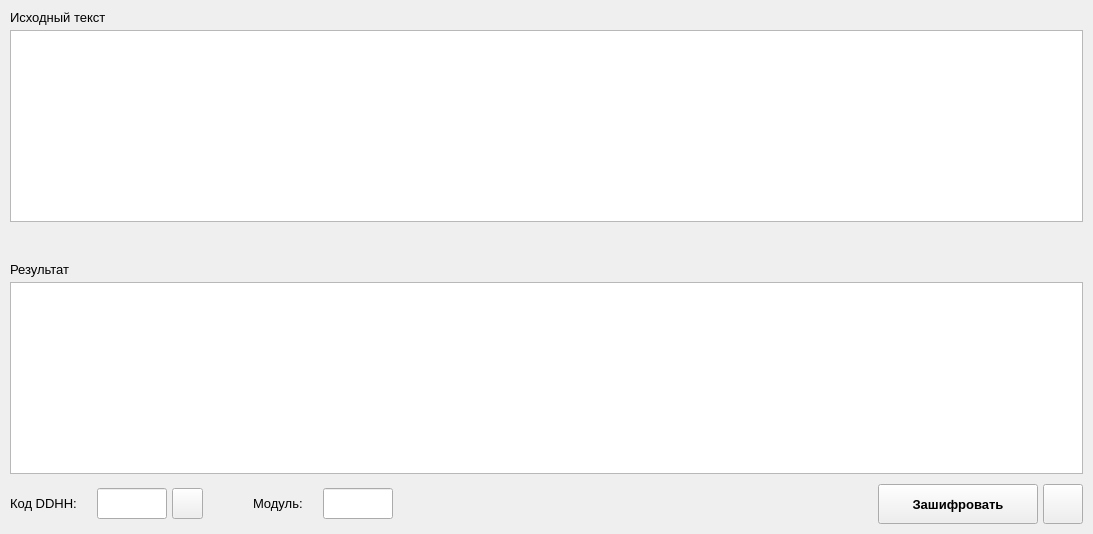
      <widget class="QWidget" name="page_affine_encode">
       <layout class="QGridLayout" name="gridLayout_2">
        <property name="leftMargin">
         <number>0</number>
        </property>
        <property name="topMargin">
         <number>0</number>
        </property>
        <property name="rightMargin">
         <number>0</number>
        </property>
        <property name="bottomMargin">
         <number>0</number>
        </property>
        <property name="spacing">
         <number>0</number>
        </property>
        <item row="1" column="0" colspan="3">
         <layout class="QHBoxLayout" name="horizontalLayout_4">
          <property name="spacing">
           <number>0</number>
          </property>
          <item>
           <spacer name="horizontalSpacer_3">
            <property name="orientation">
             <enum>Qt::Horizontal</enum>
            </property>
            <property name="sizeType">
             <enum>QSizePolicy::Fixed</enum>
            </property>
            <property name="sizeHint" stdset="0">
             <size>
              <width>10</width>
              <height>20</height>
             </size>
            </property>
           </spacer>
          </item>
          <item>
           <layout class="QVBoxLayout" name="verticalLayout_2">
            <property name="spacing">
             <number>0</number>
            </property>
            <item>
             <layout class="QHBoxLayout" name="horizontalLayout">
              <property name="spacing">
               <number>0</number>
              </property>
              <item>
               <widget class="QLabel" name="label">
                <property name="sizePolicy">
                 <sizepolicy hsizetype="Preferred" vsizetype="Preferred">
                  <horstretch>0</horstretch>
                  <verstretch>0</verstretch>
                 </sizepolicy>
                </property>
                <property name="minimumSize">
                 <size>
                  <width>0</width>
                  <height>0</height>
                 </size>
                </property>
                <property name="maximumSize">
                 <size>
                  <width>16777215</width>
                  <height>16777215</height>
                 </size>
                </property>
                <property name="font">
                 <font>
                  <pointsize>10</pointsize>
                 </font>
                </property>
                <property name="text">
                 <string>Исходный текст</string>
                </property>
               </widget>
              </item>
              <item>
               <spacer name="horizontalSpacer_7">
                <property name="orientation">
                 <enum>Qt::Horizontal</enum>
                </property>
                <property name="sizeHint" stdset="0">
                 <size>
                  <width>40</width>
                  <height>0</height>
                 </size>
                </property>
               </spacer>
              </item>
             </layout>
            </item>
            <item>
             <spacer name="verticalSpacer_9">
              <property name="orientation">
               <enum>Qt::Vertical</enum>
              </property>
              <property name="sizeType">
               <enum>QSizePolicy::Fixed</enum>
              </property>
              <property name="sizeHint" stdset="0">
               <size>
                <width>20</width>
                <height>5</height>
               </size>
              </property>
             </spacer>
            </item>
            <item>
             <widget class="QTextEdit" name="affine_encode_source_te">
              <property name="font">
               <font>
                <pointsize>10</pointsize>
               </font>
              </property>
              <property name="cursor" stdset="0">
               <cursorShape>IBeamCursor</cursorShape>
              </property>
             </widget>
            </item>
           </layout>
          </item>
          <item>
           <spacer name="horizontalSpacer_4">
            <property name="orientation">
             <enum>Qt::Horizontal</enum>
            </property>
            <property name="sizeType">
             <enum>QSizePolicy::Fixed</enum>
            </property>
            <property name="sizeHint" stdset="0">
             <size>
              <width>10</width>
              <height>20</height>
             </size>
            </property>
           </spacer>
          </item>
         </layout>
        </item>
        <item row="3" column="0" colspan="3">
         <layout class="QHBoxLayout" name="horizontalLayout_3">
          <property name="spacing">
           <number>0</number>
          </property>
          <item>
           <spacer name="horizontalSpacer_9">
            <property name="orientation">
             <enum>Qt::Horizontal</enum>
            </property>
            <property name="sizeType">
             <enum>QSizePolicy::Fixed</enum>
            </property>
            <property name="sizeHint" stdset="0">
             <size>
              <width>10</width>
              <height>20</height>
             </size>
            </property>
           </spacer>
          </item>
          <item>
           <layout class="QVBoxLayout" name="verticalLayout_3">
            <property name="spacing">
             <number>0</number>
            </property>
            <item>
             <layout class="QHBoxLayout" name="horizontalLayout_2">
              <property name="spacing">
               <number>0</number>
              </property>
              <item>
               <widget class="QLabel" name="label_2">
                <property name="sizePolicy">
                 <sizepolicy hsizetype="Preferred" vsizetype="Preferred">
                  <horstretch>0</horstretch>
                  <verstretch>0</verstretch>
                 </sizepolicy>
                </property>
                <property name="font">
                 <font>
                  <pointsize>10</pointsize>
                 </font>
                </property>
                <property name="text">
                 <string>Результат</string>
                </property>
               </widget>
              </item>
              <item>
               <spacer name="horizontalSpacer_8">
                <property name="orientation">
                 <enum>Qt::Horizontal</enum>
                </property>
                <property name="sizeHint" stdset="0">
                 <size>
                  <width>40</width>
                  <height>0</height>
                 </size>
                </property>
               </spacer>
              </item>
             </layout>
            </item>
            <item>
             <spacer name="verticalSpacer_10">
              <property name="orientation">
               <enum>Qt::Vertical</enum>
              </property>
              <property name="sizeType">
               <enum>QSizePolicy::Fixed</enum>
              </property>
              <property name="sizeHint" stdset="0">
               <size>
                <width>20</width>
                <height>5</height>
               </size>
              </property>
             </spacer>
            </item>
            <item>
             <widget class="QTextEdit" name="affine_encode_result_te">
              <property name="font">
               <font>
                <pointsize>10</pointsize>
               </font>
              </property>
              <property name="cursor" stdset="0">
               <cursorShape>IBeamCursor</cursorShape>
              </property>
              <property name="textInteractionFlags">
               <set>Qt::TextSelectableByKeyboard|Qt::TextSelectableByMouse</set>
              </property>
             </widget>
            </item>
           </layout>
          </item>
          <item>
           <spacer name="horizontalSpacer_10">
            <property name="orientation">
             <enum>Qt::Horizontal</enum>
            </property>
            <property name="sizeType">
             <enum>QSizePolicy::Fixed</enum>
            </property>
            <property name="sizeHint" stdset="0">
             <size>
              <width>10</width>
              <height>20</height>
             </size>
            </property>
           </spacer>
          </item>
         </layout>
        </item>
        <item row="5" column="0" colspan="3">
         <layout class="QHBoxLayout" name="horizontalLayout_5">
          <property name="spacing">
           <number>0</number>
          </property>
          <item>
           <spacer name="horizontalSpacer_14">
            <property name="orientation">
             <enum>Qt::Horizontal</enum>
            </property>
            <property name="sizeType">
             <enum>QSizePolicy::Fixed</enum>
            </property>
            <property name="sizeHint" stdset="0">
             <size>
              <width>10</width>
              <height>20</height>
             </size>
            </property>
           </spacer>
          </item>
          <item>
           <widget class="QLabel" name="label_4">
            <property name="sizePolicy">
             <sizepolicy hsizetype="Fixed" vsizetype="Fixed">
              <horstretch>0</horstretch>
              <verstretch>0</verstretch>
             </sizepolicy>
            </property>
            <property name="font">
             <font>
              <pointsize>10</pointsize>
             </font>
            </property>
            <property name="text">
             <string>Код DDHH:</string>
            </property>
           </widget>
          </item>
          <item>
           <spacer name="horizontalSpacer_5">
            <property name="orientation">
             <enum>Qt::Horizontal</enum>
            </property>
            <property name="sizeType">
             <enum>QSizePolicy::Fixed</enum>
            </property>
            <property name="sizeHint" stdset="0">
             <size>
              <width>20</width>
              <height>20</height>
             </size>
            </property>
           </spacer>
          </item>
          <item>
           <widget class="QLineEdit" name="affine_encode_code">
            <property name="sizePolicy">
             <sizepolicy hsizetype="Fixed" vsizetype="Fixed">
              <horstretch>0</horstretch>
              <verstretch>0</verstretch>
             </sizepolicy>
            </property>
            <property name="minimumSize">
             <size>
              <width>70</width>
              <height>31</height>
             </size>
            </property>
            <property name="maximumSize">
             <size>
              <width>70</width>
              <height>31</height>
             </size>
            </property>
            <property name="font">
             <font>
              <pointsize>10</pointsize>
             </font>
            </property>
            <property name="alignment">
             <set>Qt::AlignCenter</set>
            </property>
            <property name="readOnly">
             <bool>true</bool>
            </property>
           </widget>
          </item>
          <item>
           <spacer name="horizontalSpacer_27">
            <property name="orientation">
             <enum>Qt::Horizontal</enum>
            </property>
            <property name="sizeType">
             <enum>QSizePolicy::Fixed</enum>
            </property>
            <property name="sizeHint" stdset="0">
             <size>
              <width>5</width>
              <height>20</height>
             </size>
            </property>
           </spacer>
          </item>
          <item>
           <widget class="QPushButton" name="affine_encode_code_copy">
            <property name="sizePolicy">
             <sizepolicy hsizetype="Fixed" vsizetype="Fixed">
              <horstretch>0</horstretch>
              <verstretch>0</verstretch>
             </sizepolicy>
            </property>
            <property name="minimumSize">
             <size>
              <width>31</width>
              <height>31</height>
             </size>
            </property>
            <property name="maximumSize">
             <size>
              <width>31</width>
              <height>31</height>
             </size>
            </property>
            <property name="cursor">
             <cursorShape>PointingHandCursor</cursorShape>
            </property>
            <property name="text">
             <string/>
            </property>
            <property name="iconSize">
             <size>
              <width>16</width>
              <height>16</height>
             </size>
            </property>
           </widget>
          </item>
          <item>
           <spacer name="horizontalSpacer_11">
            <property name="orientation">
             <enum>Qt::Horizontal</enum>
            </property>
            <property name="sizeType">
             <enum>QSizePolicy::Fixed</enum>
            </property>
            <property name="sizeHint" stdset="0">
             <size>
              <width>50</width>
              <height>20</height>
             </size>
            </property>
           </spacer>
          </item>
          <item>
           <widget class="QLabel" name="label_3">
            <property name="sizePolicy">
             <sizepolicy hsizetype="Fixed" vsizetype="Fixed">
              <horstretch>0</horstretch>
              <verstretch>0</verstretch>
             </sizepolicy>
            </property>
            <property name="font">
             <font>
              <pointsize>10</pointsize>
              <weight>50</weight>
              <bold>false</bold>
             </font>
            </property>
            <property name="text">
             <string>Модуль:</string>
            </property>
           </widget>
          </item>
          <item>
           <spacer name="horizontalSpacer_12">
            <property name="orientation">
             <enum>Qt::Horizontal</enum>
            </property>
            <property name="sizeType">
             <enum>QSizePolicy::Fixed</enum>
            </property>
            <property name="sizeHint" stdset="0">
             <size>
              <width>20</width>
              <height>20</height>
             </size>
            </property>
           </spacer>
          </item>
          <item>
           <widget class="QLineEdit" name="affine_encode_module">
            <property name="sizePolicy">
             <sizepolicy hsizetype="Fixed" vsizetype="Fixed">
              <horstretch>0</horstretch>
              <verstretch>0</verstretch>
             </sizepolicy>
            </property>
            <property name="minimumSize">
             <size>
              <width>70</width>
              <height>31</height>
             </size>
            </property>
            <property name="maximumSize">
             <size>
              <width>70</width>
              <height>31</height>
             </size>
            </property>
            <property name="font">
             <font>
              <pointsize>10</pointsize>
             </font>
            </property>
            <property name="maxLength">
             <number>4</number>
            </property>
            <property name="alignment">
             <set>Qt::AlignCenter</set>
            </property>
            <property name="clearButtonEnabled">
             <bool>false</bool>
            </property>
           </widget>
          </item>
          <item>
           <spacer name="horizontalSpacer_13">
            <property name="orientation">
             <enum>Qt::Horizontal</enum>
            </property>
            <property name="sizeType">
             <enum>QSizePolicy::Expanding</enum>
            </property>
            <property name="sizeHint" stdset="0">
             <size>
              <width>40</width>
              <height>20</height>
             </size>
            </property>
           </spacer>
          </item>
          <item>
           <widget class="QPushButton" name="affine_encode_run">
            <property name="sizePolicy">
             <sizepolicy hsizetype="Fixed" vsizetype="Fixed">
              <horstretch>0</horstretch>
              <verstretch>0</verstretch>
             </sizepolicy>
            </property>
            <property name="minimumSize">
             <size>
              <width>160</width>
              <height>40</height>
             </size>
            </property>
            <property name="font">
             <font>
              <pointsize>10</pointsize>
              <weight>75</weight>
              <bold>true</bold>
             </font>
            </property>
            <property name="cursor">
             <cursorShape>PointingHandCursor</cursorShape>
            </property>
            <property name="text">
             <string>Зашифровать</string>
            </property>
           </widget>
          </item>
          <item>
           <spacer name="horizontalSpacer_28">
            <property name="orientation">
             <enum>Qt::Horizontal</enum>
            </property>
            <property name="sizeType">
             <enum>QSizePolicy::Fixed</enum>
            </property>
            <property name="sizeHint" stdset="0">
             <size>
              <width>5</width>
              <height>20</height>
             </size>
            </property>
           </spacer>
          </item>
          <item>
           <widget class="QPushButton" name="affine_encode_res_copy">
            <property name="sizePolicy">
             <sizepolicy hsizetype="Fixed" vsizetype="Fixed">
              <horstretch>0</horstretch>
              <verstretch>0</verstretch>
             </sizepolicy>
            </property>
            <property name="minimumSize">
             <size>
              <width>40</width>
              <height>40</height>
             </size>
            </property>
            <property name="maximumSize">
             <size>
              <width>40</width>
              <height>40</height>
             </size>
            </property>
            <property name="cursor">
             <cursorShape>PointingHandCursor</cursorShape>
            </property>
            <property name="text">
             <string/>
            </property>
            <property name="iconSize">
             <size>
              <width>16</width>
              <height>16</height>
             </size>
            </property>
           </widget>
          </item>
          <item>
           <spacer name="horizontalSpacer_15">
            <property name="orientation">
             <enum>Qt::Horizontal</enum>
            </property>
            <property name="sizeType">
             <enum>QSizePolicy::Fixed</enum>
            </property>
            <property name="sizeHint" stdset="0">
             <size>
              <width>10</width>
              <height>20</height>
             </size>
            </property>
           </spacer>
          </item>
         </layout>
        </item>
        <item row="6" column="0" colspan="2">
         <spacer name="verticalSpacer_7">
          <property name="orientation">
           <enum>Qt::Vertical</enum>
          </property>
          <property name="sizeType">
           <enum>QSizePolicy::Fixed</enum>
          </property>
          <property name="sizeHint" stdset="0">
           <size>
            <width>20</width>
            <height>10</height>
           </size>
          </property>
         </spacer>
        </item>
        <item row="4" column="0" colspan="3">
         <spacer name="verticalSpacer_8">
          <property name="orientation">
           <enum>Qt::Vertical</enum>
          </property>
          <property name="sizeType">
           <enum>QSizePolicy::Fixed</enum>
          </property>
          <property name="sizeHint" stdset="0">
           <size>
            <width>1093</width>
            <height>10</height>
           </size>
          </property>
         </spacer>
        </item>
        <item row="2" column="0" colspan="3">
         <spacer name="verticalSpacer_6">
          <property name="orientation">
           <enum>Qt::Vertical</enum>
          </property>
          <property name="sizeType">
           <enum>QSizePolicy::Fixed</enum>
          </property>
          <property name="sizeHint" stdset="0">
           <size>
            <width>1093</width>
            <height>40</height>
           </size>
          </property>
         </spacer>
        </item>
        <item row="0" column="0" colspan="3">
         <spacer name="verticalSpacer_5">
          <property name="orientation">
           <enum>Qt::Vertical</enum>
          </property>
          <property name="sizeType">
           <enum>QSizePolicy::Fixed</enum>
          </property>
          <property name="sizeHint" stdset="0">
           <size>
            <width>1093</width>
            <height>10</height>
           </size>
          </property>
         </spacer>
        </item>
       </layout>
      </widget>
